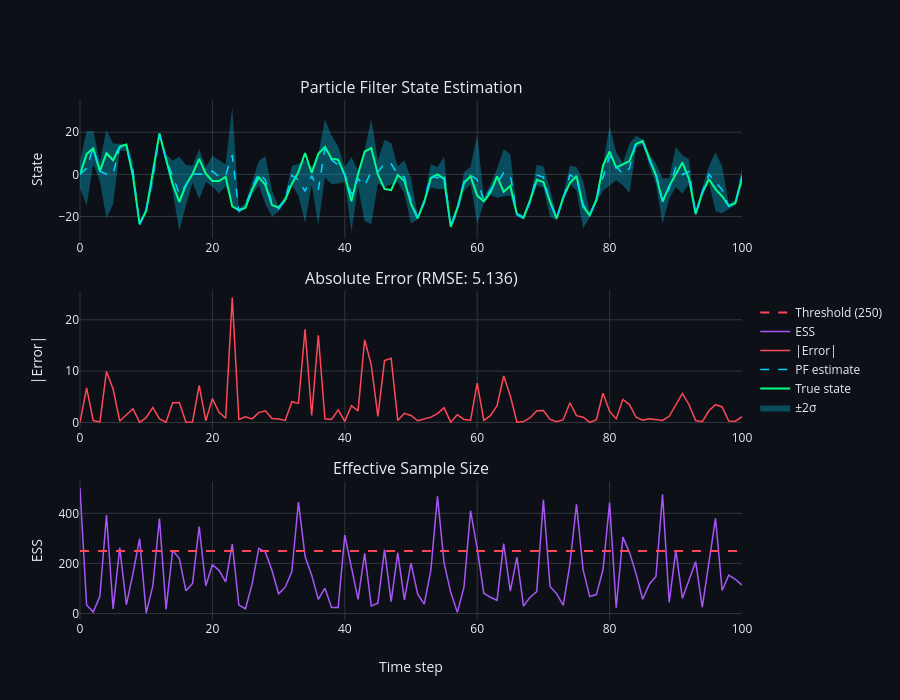

This figure's notebook cell:
### Code cell
# Visualization
fig = make_subplots(
    rows=3, cols=1,
    subplot_titles=('Particle Filter State Estimation', 
                    f'Absolute Error (RMSE: {np.sqrt(np.mean((pf_estimates - true_states)**2)):.3f})',
                    'Effective Sample Size'),
    vertical_spacing=0.1
)

time = np.arange(len(true_states))

# State estimation
fig.add_trace(
    go.Scatter(x=time, y=pf_estimates + 2*np.sqrt(pf_variances), mode='lines',
               line=dict(width=0), showlegend=False, hoverinfo='skip'),
    row=1, col=1
)
fig.add_trace(
    go.Scatter(x=time, y=pf_estimates - 2*np.sqrt(pf_variances), mode='lines',
               fill='tonexty', fillcolor='rgba(0, 212, 255, 0.3)',
               line=dict(width=0), name='±2σ'),
    row=1, col=1
)
fig.add_trace(
    go.Scatter(x=time, y=true_states, mode='lines',
               name='True state', line=dict(color='#00ff88', width=2)),
    row=1, col=1
)
fig.add_trace(
    go.Scatter(x=time, y=pf_estimates, mode='lines',
               name='PF estimate', line=dict(color='#00d4ff', width=1.5, dash='dash')),
    row=1, col=1
)

# Estimation error
error = np.abs(pf_estimates - true_states)
fig.add_trace(
    go.Scatter(x=time, y=error, mode='lines',
               name='|Error|', line=dict(color='#ff4757', width=1.5)),
    row=2, col=1
)

# Effective sample size
fig.add_trace(
    go.Scatter(x=time, y=ess_history, mode='lines',
               name='ESS', line=dict(color='#a855f7', width=1.5)),
    row=3, col=1
)
fig.add_trace(
    go.Scatter(x=[time[0], time[-1]], y=[ESS_threshold, ESS_threshold], mode='lines',
               name=f'Threshold ({ESS_threshold:.0f})', line=dict(color='#ff4757', dash='dash')),
    row=3, col=1
)

fig.update_layout(
    template=dark_template,
    height=700,
    showlegend=True,
    legend=dict(x=1.02, y=0.5)
)
fig.update_yaxes(title_text='State', row=1, col=1)
fig.update_yaxes(title_text='|Error|', row=2, col=1)
fig.update_yaxes(title_text='ESS', row=3, col=1)
fig.update_xaxes(title_text='Time step', row=3, col=1)

fig.show()

### Figure 1 — Plotly figure (JSON) as saved in the notebook; plotly's stock layout.template omitted (floating-point values rounded to 4 significant figures)
{"data": [{"hoverinfo": "skip", "line": {"width": 0}, "mode": "lines", "showlegend": false, "type": "scatter", "x": [0, 1, 2, 3, 4, 5, 6, 7, 8, 9, 10, 11, 12, 13, 14, 15, 16, 17, 18, 19, 20, 21, 22, 23, 24, 25, 26, 27, 28, 29, 30, 31, 32, 33, 34, 35, 36, 37, 38, 39, 40, 41, 42, 43, 44, 45, 46, 47, 48, 49, 50, 51, 52, 53, 54, 55, 56, 57, 58, 59, 60, 61, 62, 63, 64, 65, 66, 67, 68, 69, 70, 71, 72, 73, 74, 75, 76, 77, 78, 79, 80, 81, 82, 83, 84, 85, 86, 87, 88, 89, 90, 91, 92, 93, 94, 95, 96, 97, 98, 99, 100], "xaxis": "x", "y": [6.379, 20.41, 20.53, 6.005, 21.0, 14.61, 14.54, 14.26, 6.05, -23.04, -15.08, 2.841, 19.48, 9.793, 6.487, 8.416, 4.398, 4.049, 12.08, 3.368, 8.826, 6.705, 4.768, 31.98, -16.43, -13.35, -3.371, 6.272, 8.674, -7.603, -15.18, -9.882, 3.967, 4.977, 6.837, 3.501, 9.664, 25.84, 18.38, 13.23, 3.379, 8.251, 1.725, 11.59, 26.19, 6.653, 16.37, 14.83, 3.804, 6.528, -1.866, -19.66, -11.09, 4.879, 3.471, 8.411, -24.05, -16.27, 1.052, 3.649, 18.53, -10.89, -4.696, 2.633, 11.98, 9.555, -17.74, -19.67, -11.6, 4.519, 3.674, -6.975, -19.72, -9.634, 4.029, 3.437, -2.947, -18.31, -9.978, 4.635, 22.77, 10.53, 5.375, 14.46, 18.3, 16.66, 9.507, 5.114, -1.785, -1.896, 12.92, 9.111, 7.178, -18.05, -6.16, 3.944, 10.44, 3.776, -13.96, -11.98, 3.203], "yaxis": "y"}, {"fill": "tonexty", "fillcolor": "rgba(0, 212, 255, 0.3)", "line": {"width": 0}, "mode": "lines", "name": "±2σ", "type": "scatter", "x": [0, 1, 2, 3, 4, 5, 6, 7, 8, 9, 10, 11, 12, 13, 14, 15, 16, 17, 18, 19, 20, 21, 22, 23, 24, 25, 26, 27, 28, 29, 30, 31, 32, 33, 34, 35, 36, 37, 38, 39, 40, 41, 42, 43, 44, 45, 46, 47, 48, 49, 50, 51, 52, 53, 54, 55, 56, 57, 58, 59, 60, 61, 62, 63, 64, 65, 66, 67, 68, 69, 70, 71, 72, 73, 74, 75, 76, 77, 78, 79, 80, 81, 82, 83, 84, 85, 86, 87, 88, 89, 90, 91, 92, 93, 94, 95, 96, 97, 98, 99, 100], "xaxis": "x", "y": [-6.348, -14.75, 4.858, -3.103, -20.84, -14.23, 11.35, 11.03, -2.296, -24.19, -17.67, -6.1, 17.91, 4.472, -7.962, -26.81, -14.6, -3.884, -11.84, -3.492, -5.762, -9.05, -5.502, -13.72, -18.58, -16.03, -9.64, -5.104, -14.07, -20.05, -17.56, -13.32, -4.962, -10.08, -22.9, -4.873, -24.15, -1.31, -4.687, -4.311, -3.551, -27.2, -5.794, -22.22, -23.58, -4.3, -6.094, -4.783, -3.702, -9.074, -23.26, -21.39, -13.86, -6.266, -6.921, -6.943, -25.61, -18.54, -8.056, -4.463, -23.36, -13.78, -9.805, -11.08, -10.44, -10.11, -19.99, -21.58, -14.38, -5.19, -6.3, -20.12, -21.84, -13.01, -4.603, -7.614, -25.5, -20.47, -13.39, -7.768, -5.395, -2.792, -5.208, -8.8, 12.51, 14.2, 4.093, -4.734, -23.27, -11.61, -5.948, -9.205, -4.444, -20.15, -10.73, -3.792, -17.46, -18.48, -16.45, -14.72, -4.477], "yaxis": "y"}, {"line": {"color": "#00ff88", "width": 2}, "mode": "lines", "name": "True state", "type": "scatter", "x": [0, 1, 2, 3, 4, 5, 6, 7, 8, 9, 10, 11, 12, 13, 14, 15, 16, 17, 18, 19, 20, 21, 22, 23, 24, 25, 26, 27, 28, 29, 30, 31, 32, 33, 34, 35, 36, 37, 38, 39, 40, 41, 42, 43, 44, 45, 46, 47, 48, 49, 50, 51, 52, 53, 54, 55, 56, 57, 58, 59, 60, 61, 62, 63, 64, 65, 66, 67, 68, 69, 70, 71, 72, 73, 74, 75, 76, 77, 78, 79, 80, 81, 82, 83, 84, 85, 86, 87, 88, 89, 90, 91, 92, 93, 94, 95, 96, 97, 98, 99, 100], "xaxis": "x", "y": [0.0, 9.571, 12.32, 1.535, 10.02, 6.696, 13.22, 14.12, -0.787, -23.62, -17.29, 1.298, 19.4, 7.184, -4.587, -13.08, -5.061, 0.1864, 7.36, 0.2799, -3.094, -3.135, -1.19, -15.19, -16.94, -15.77, -7.207, -1.333, -4.978, -14.57, -15.71, -11.98, -4.537, 1.16, 10.12, 0.6574, 9.747, 12.97, 7.43, 6.92, -0.295, -12.75, 0.2228, 10.79, 12.46, -0.02248, -6.9, -7.456, -0.35, -3.062, -13.93, -20.84, -13.19, -1.724, 0.006458, -2.117, -24.78, -15.91, -4.086, -0.8476, -10.05, -12.73, -8.576, -0.9738, -8.277, -5.455, -18.93, -20.46, -12.07, -2.597, -3.615, -12.95, -20.92, -10.78, -4.127, -0.768, -15.25, -19.37, -12.23, 4.132, 10.83, 3.177, 4.555, 6.309, 14.4, 15.86, 7.501, -0.3419, -12.92, -5.551, 0.02457, 5.609, -2.084, -18.72, -8.609, -2.199, -6.977, -10.38, -14.93, -13.59, -1.751], "yaxis": "y"}, {"line": {"color": "#00d4ff", "dash": "dash", "width": 1.5}, "mode": "lines", "name": "PF estimate", "type": "scatter", "x": [0, 1, 2, 3, 4, 5, 6, 7, 8, 9, 10, 11, 12, 13, 14, 15, 16, 17, 18, 19, 20, 21, 22, 23, 24, 25, 26, 27, 28, 29, 30, 31, 32, 33, 34, 35, 36, 37, 38, 39, 40, 41, 42, 43, 44, 45, 46, 47, 48, 49, 50, 51, 52, 53, 54, 55, 56, 57, 58, 59, 60, 61, 62, 63, 64, 65, 66, 67, 68, 69, 70, 71, 72, 73, 74, 75, 76, 77, 78, 79, 80, 81, 82, 83, 84, 85, 86, 87, 88, 89, 90, 91, 92, 93, 94, 95, 96, 97, 98, 99, 100], "xaxis": "x", "y": [0.01551, 2.828, 12.69, 1.451, 0.08385, 0.1916, 12.94, 12.64, 1.877, -23.61, -16.38, -1.63, 18.7, 7.132, -0.7377, -9.195, -5.103, 0.08219, 0.1176, -0.06179, 1.532, -1.173, -0.3672, 9.129, -17.51, -14.69, -6.505, 0.584, -2.698, -13.83, -16.37, -11.6, -0.4974, -2.553, -8.031, -0.6864, -7.241, 12.26, 6.846, 4.461, -0.08601, -9.476, -2.035, -5.317, 1.303, 1.176, 5.14, 5.024, 0.05101, -1.273, -12.56, -20.52, -12.47, -0.6936, -1.725, 0.7342, -24.83, -17.41, -3.502, -0.4069, -2.414, -12.34, -7.25, -4.224, 0.77, -0.2781, -18.87, -20.63, -12.99, -0.3358, -1.313, -13.55, -20.78, -11.32, -0.2869, -2.089, -14.23, -19.39, -11.69, -1.567, 8.687, 3.867, 0.08327, 2.832, 15.41, 15.43, 6.8, 0.1899, -12.53, -6.753, 3.487, -0.0466, 1.367, -19.1, -8.447, 0.07599, -3.508, -7.353, -15.2, -13.35, -0.6372], "yaxis": "y"}, {"line": {"color": "#ff4757", "width": 1.5}, "mode": "lines", "name": "|Error|", "type": "scatter", "x": [0, 1, 2, 3, 4, 5, 6, 7, 8, 9, 10, 11, 12, 13, 14, 15, 16, 17, 18, 19, 20, 21, 22, 23, 24, 25, 26, 27, 28, 29, 30, 31, 32, 33, 34, 35, 36, 37, 38, 39, 40, 41, 42, 43, 44, 45, 46, 47, 48, 49, 50, 51, 52, 53, 54, 55, 56, 57, 58, 59, 60, 61, 62, 63, 64, 65, 66, 67, 68, 69, 70, 71, 72, 73, 74, 75, 76, 77, 78, 79, 80, 81, 82, 83, 84, 85, 86, 87, 88, 89, 90, 91, 92, 93, 94, 95, 96, 97, 98, 99, 100], "xaxis": "x2", "y": [0.01551, 6.743, 0.3754, 0.08402, 9.937, 6.504, 0.2736, 1.479, 2.664, 0.009002, 0.9188, 2.928, 0.7, 0.05168, 3.85, 3.886, 0.04174, 0.1042, 7.243, 0.3417, 4.626, 1.962, 0.8228, 24.32, 0.5677, 1.082, 0.7013, 1.917, 2.279, 0.7473, 0.6603, 0.3794, 4.039, 3.713, 18.15, 1.344, 16.99, 0.7079, 0.5839, 2.459, 0.209, 3.273, 2.257, 16.11, 11.16, 1.199, 12.04, 12.48, 0.401, 1.789, 1.364, 0.3219, 0.7157, 1.031, 1.731, 2.851, 0.05396, 1.5, 0.5846, 0.4407, 7.639, 0.39, 1.325, 3.251, 9.047, 5.176, 0.06114, 0.1664, 0.9184, 2.261, 2.302, 0.5922, 0.1354, 0.543, 3.84, 1.321, 1.028, 0.0193, 0.5496, 5.699, 2.138, 0.6905, 4.472, 3.477, 1.01, 0.4323, 0.7008, 0.5318, 0.3988, 1.203, 3.462, 5.655, 3.451, 0.3738, 0.162, 2.275, 3.468, 3.026, 0.2769, 0.2379, 1.114], "yaxis": "y2"}, {"line": {"color": "#a855f7", "width": 1.5}, "mode": "lines", "name": "ESS", "type": "scatter", "x": [0, 1, 2, 3, 4, 5, 6, 7, 8, 9, 10, 11, 12, 13, 14, 15, 16, 17, 18, 19, 20, 21, 22, 23, 24, 25, 26, 27, 28, 29, 30, 31, 32, 33, 34, 35, 36, 37, 38, 39, 40, 41, 42, 43, 44, 45, 46, 47, 48, 49, 50, 51, 52, 53, 54, 55, 56, 57, 58, 59, 60, 61, 62, 63, 64, 65, 66, 67, 68, 69, 70, 71, 72, 73, 74, 75, 76, 77, 78, 79, 80, 81, 82, 83, 84, 85, 86, 87, 88, 89, 90, 91, 92, 93, 94, 95, 96, 97, 98, 99, 100], "xaxis": "x3", "y": [500, 34.67, 6.063, 69.1, 393.0, 18.86, 263.0, 35.23, 159.4, 299.2, 2.047, 110.5, 379.3, 16.77, 252.7, 219.5, 90.65, 120.5, 347.2, 111.2, 194.9, 172.6, 126.9, 277.5, 34.1, 19.17, 117.5, 260.3, 245.2, 171.8, 79.11, 105.3, 167.4, 445.1, 227.7, 153.2, 56.73, 101.4, 24.47, 24.02, 313.3, 191.3, 56.4, 239.9, 30.36, 40.99, 255.3, 47.7, 242.5, 54.42, 201.4, 78.42, 38.06, 173.7, 467.4, 201.3, 84.68, 4.799, 104.8, 410.2, 260.3, 81.4, 64.97, 53.01, 278.9, 89.42, 224.2, 30.02, 65.55, 88.06, 454.4, 108.3, 79.49, 33.22, 196.8, 435.4, 174.1, 67.87, 75.84, 174.8, 442.7, 23.46, 305.2, 244.2, 158.3, 57.26, 117.1, 147.8, 475.4, 44.68, 251.2, 60.93, 133.2, 207.2, 25.44, 198.2, 380.4, 92.3, 153.3, 136.8, 113.8, 374.4], "yaxis": "y3"}, {"line": {"color": "#ff4757", "dash": "dash"}, "mode": "lines", "name": "Threshold (250)", "type": "scatter", "x": [0, 100], "xaxis": "x3", "y": [250, 250], "yaxis": "y3"}], "layout": {"annotations": [{"font": {"size": 16}, "showarrow": false, "text": "Particle Filter State Estimation", "x": 0.5, "xanchor": "center", "xref": "paper", "y": 1, "yanchor": "bottom", "yref": "paper"}, {"font": {"size": 16}, "showarrow": false, "text": "Absolute Error (RMSE: 5.136)", "x": 0.5, "xanchor": "center", "xref": "paper", "y": 0.6333, "yanchor": "bottom", "yref": "paper"}, {"font": {"size": 16}, "showarrow": false, "text": "Effective Sample Size", "x": 0.5, "xanchor": "center", "xref": "paper", "y": 0.2667, "yanchor": "bottom", "yref": "paper"}], "height": 700, "legend": {"x": 1.02, "y": 0.5}, "showlegend": true, "xaxis": {"anchor": "y", "domain": [0, 1]}, "xaxis2": {"anchor": "y2", "domain": [0, 1]}, "xaxis3": {"anchor": "y3", "domain": [0, 1], "title": {"text": "Time step"}}, "yaxis": {"anchor": "x", "domain": [0.7333, 1], "title": {"text": "State"}}, "yaxis2": {"anchor": "x2", "domain": [0.3667, 0.6333], "title": {"text": "|Error|"}}, "yaxis3": {"anchor": "x3", "domain": [0, 0.2667], "title": {"text": "ESS"}}}}
